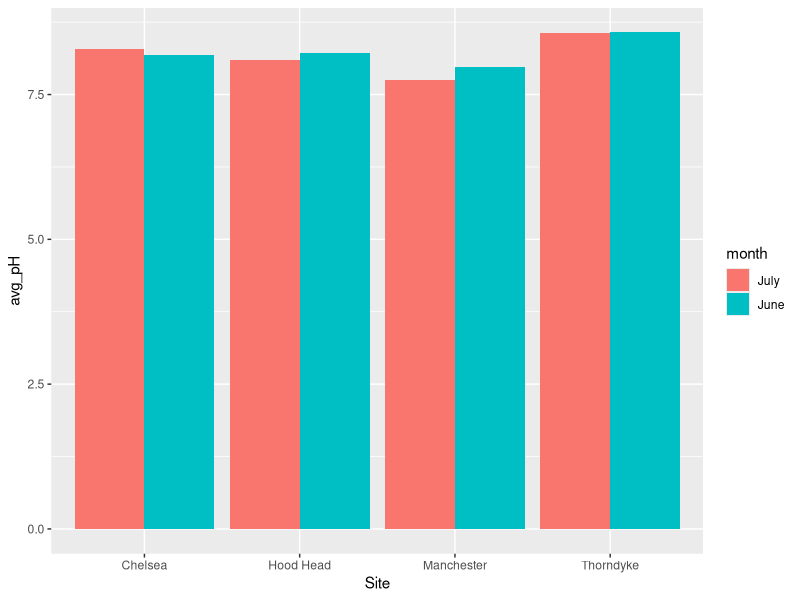
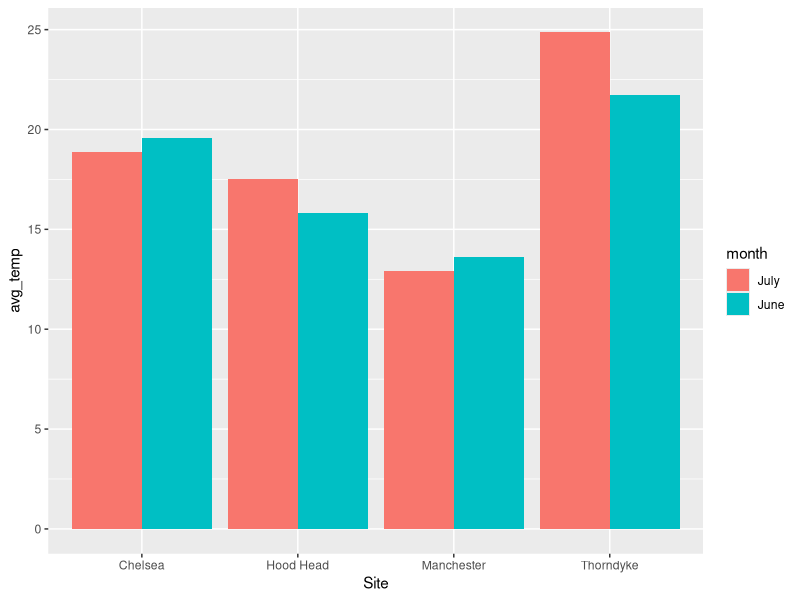
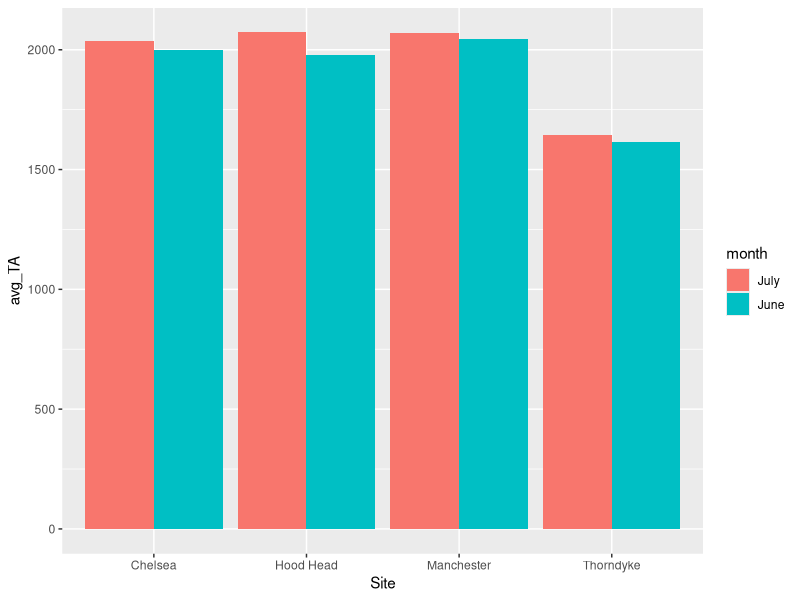
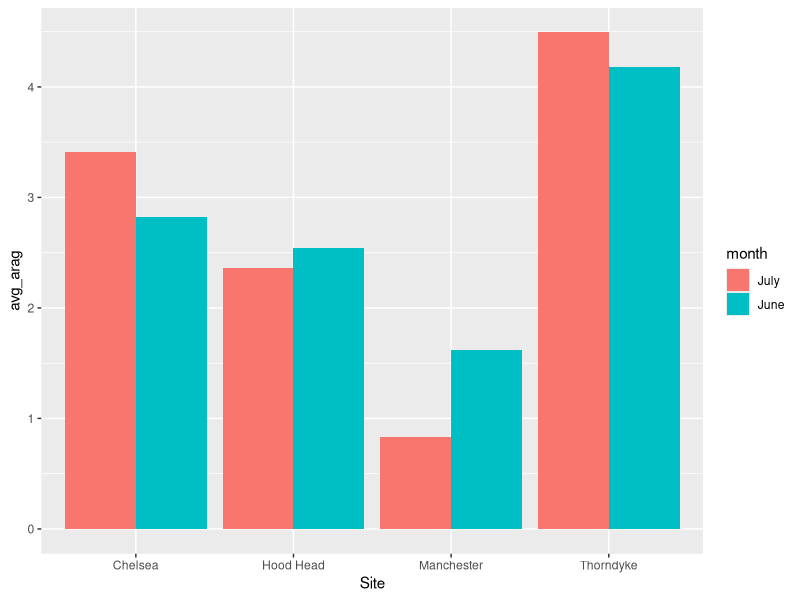

Write the R code that produced these figures, in order.
library(tidyverse)
project_wd <- "C:/Users/Kathe/OneDrive/Documents/CICOES/oyster_respirometry/carbonate_chem"
setwd(project_wd)

junedat <- read.csv("june2023/june2023_carb_chem_system.csv")
julydat <- read.csv("july2023/july2023_carb_chem_system.csv")

junedat$month="June"
julydat$month="July"

junejuly <- rbind(junedat, julydat)

site_avgs <- junejuly %>%
  group_by(Site, month) %>%
  summarize(avg_pH=mean(pH.sample.with.dye.corrections), 
            avg_TA=mean(TA_evap), 
            avg_temp=mean(temp.Field), 
            avg_sal=mean(Salinity),
            avg_arag=mean(seacarb.OmegaAragonite))

ggplot(data=site_avgs, aes(x=Site, y=avg_pH, fill=month))+
  geom_bar(stat="identity", position='dodge')

ggplot(data=site_avgs, aes(x=Site, y=avg_temp, fill=month))+
  geom_bar(stat="identity", position='dodge')

ggplot(data=site_avgs, aes(x=Site, y=avg_TA, fill=month))+
  geom_bar(stat="identity", position='dodge')  

ggplot(data=site_avgs, aes(x=Site, y=avg_arag, fill=month))+
  geom_bar(stat="identity", position='dodge')
